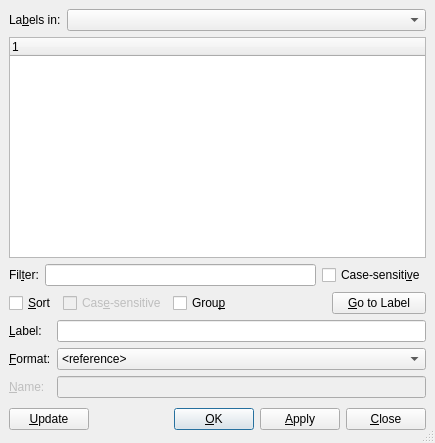
<ui version="4.0">
 <class>RefUi</class>
 <widget class="QDialog" name="RefUi">
  <property name="geometry">
   <rect>
    <x>0</x>
    <y>0</y>
    <width>435</width>
    <height>443</height>
   </rect>
  </property>
  <property name="windowTitle">
   <string/>
  </property>
  <property name="sizeGripEnabled">
   <bool>true</bool>
  </property>
  <layout class="QGridLayout">
   <property name="margin">
    <number>9</number>
   </property>
   <property name="spacing">
    <number>6</number>
   </property>
   <item row="2" column="0" colspan="3">
    <layout class="QHBoxLayout">
     <property name="spacing">
      <number>6</number>
     </property>
     <property name="margin">
      <number>0</number>
     </property>
     <item>
      <widget class="QLabel" name="findKeysLA">
       <property name="text">
        <string>Fil&amp;ter:</string>
       </property>
       <property name="alignment">
        <set>Qt::AlignLeading|Qt::AlignLeft|Qt::AlignVCenter</set>
       </property>
       <property name="buddy">
        <cstring>findLE</cstring>
       </property>
      </widget>
     </item>
     <item>
      <widget class="QLineEdit" name="findLE">
       <property name="toolTip">
        <string>Enter string to filter the label list</string>
       </property>
       <property name="text">
        <string/>
       </property>
      </widget>
     </item>
     <item>
      <widget class="QCheckBox" name="csFindCB">
       <property name="toolTip">
        <string>Filter case-sensitively</string>
       </property>
       <property name="text">
        <string>Case-sensiti&amp;ve</string>
       </property>
      </widget>
     </item>
    </layout>
   </item>
   <item row="7" column="0" colspan="3">
    <layout class="QHBoxLayout">
     <property name="spacing">
      <number>6</number>
     </property>
     <property name="margin">
      <number>0</number>
     </property>
     <item>
      <widget class="QPushButton" name="updatePB">
       <property name="sizePolicy">
        <sizepolicy hsizetype="MinimumExpanding" vsizetype="Fixed">
         <horstretch>0</horstretch>
         <verstretch>0</verstretch>
        </sizepolicy>
       </property>
       <property name="toolTip">
        <string>Update the label list</string>
       </property>
       <property name="text">
        <string>&amp;Update</string>
       </property>
      </widget>
     </item>
     <item>
      <spacer>
       <property name="orientation">
        <enum>Qt::Horizontal</enum>
       </property>
       <property name="sizeType">
        <enum>QSizePolicy::Expanding</enum>
       </property>
       <property name="sizeHint" stdset="0">
        <size>
         <width>31</width>
         <height>30</height>
        </size>
       </property>
      </spacer>
     </item>
     <item>
      <widget class="QPushButton" name="okPB">
       <property name="text">
        <string>&amp;OK</string>
       </property>
       <property name="autoDefault">
        <bool>true</bool>
       </property>
       <property name="default">
        <bool>true</bool>
       </property>
      </widget>
     </item>
     <item>
      <widget class="QPushButton" name="applyPB">
       <property name="text">
        <string>&amp;Apply</string>
       </property>
       <property name="autoDefault">
        <bool>false</bool>
       </property>
       <property name="default">
        <bool>false</bool>
       </property>
      </widget>
     </item>
     <item>
      <widget class="QPushButton" name="closePB">
       <property name="text">
        <string>&amp;Close</string>
       </property>
       <property name="autoDefault">
        <bool>false</bool>
       </property>
      </widget>
     </item>
    </layout>
   </item>
   <item row="3" column="0" colspan="3">
    <layout class="QHBoxLayout">
     <property name="spacing">
      <number>6</number>
     </property>
     <property name="margin">
      <number>0</number>
     </property>
     <item>
      <layout class="QHBoxLayout">
       <property name="spacing">
        <number>6</number>
       </property>
       <property name="margin">
        <number>0</number>
       </property>
       <item>
        <widget class="QCheckBox" name="sortCB">
         <property name="toolTip">
          <string>Sort labels in alphabetical order (case-insensitively unless the Case-sensitive option is checked)</string>
         </property>
         <property name="text">
          <string>&amp;Sort</string>
         </property>
        </widget>
       </item>
       <item>
        <widget class="QCheckBox" name="caseSensitiveCB">
         <property name="enabled">
          <bool>false</bool>
         </property>
         <property name="toolTip">
          <string>Sort labels case-sensitively in alphabetical order</string>
         </property>
         <property name="text">
          <string>Cas&amp;e-sensitive</string>
         </property>
        </widget>
       </item>
       <item>
        <widget class="QCheckBox" name="groupCB">
         <property name="toolTip">
          <string>Group labels by prefix (e.g. &quot;sec:&quot;)</string>
         </property>
         <property name="text">
          <string>Grou&amp;p</string>
         </property>
        </widget>
       </item>
      </layout>
     </item>
     <item>
      <spacer>
       <property name="orientation">
        <enum>Qt::Horizontal</enum>
       </property>
       <property name="sizeHint" stdset="0">
        <size>
         <width>20</width>
         <height>20</height>
        </size>
       </property>
      </spacer>
     </item>
     <item>
      <widget class="QPushButton" name="gotoPB">
       <property name="sizePolicy">
        <sizepolicy hsizetype="MinimumExpanding" vsizetype="Fixed">
         <horstretch>0</horstretch>
         <verstretch>0</verstretch>
        </sizepolicy>
       </property>
       <property name="text">
        <string>&amp;Go to Label</string>
       </property>
      </widget>
     </item>
    </layout>
   </item>
   <item row="0" column="0" colspan="2">
    <widget class="QLabel" name="refsL">
     <property name="text">
      <string>La&amp;bels in:</string>
     </property>
     <property name="buddy">
      <cstring>bufferCO</cstring>
     </property>
    </widget>
   </item>
   <item row="0" column="2">
    <widget class="QComboBox" name="bufferCO">
     <property name="sizePolicy">
      <sizepolicy hsizetype="Expanding" vsizetype="Fixed">
       <horstretch>0</horstretch>
       <verstretch>0</verstretch>
      </sizepolicy>
     </property>
    </widget>
   </item>
   <item row="6" column="0">
    <widget class="QLabel" name="nameL">
     <property name="enabled">
      <bool>false</bool>
     </property>
     <property name="text">
      <string>&amp;Name:</string>
     </property>
     <property name="alignment">
      <set>Qt::AlignLeading|Qt::AlignLeft|Qt::AlignVCenter</set>
     </property>
     <property name="buddy">
      <cstring>nameED</cstring>
     </property>
    </widget>
   </item>
   <item row="6" column="1" colspan="2">
    <widget class="QLineEdit" name="nameED">
     <property name="enabled">
      <bool>false</bool>
     </property>
    </widget>
   </item>
   <item row="5" column="0">
    <widget class="QLabel" name="typeLA">
     <property name="text">
      <string>&amp;Format:</string>
     </property>
     <property name="alignment">
      <set>Qt::AlignLeading|Qt::AlignLeft|Qt::AlignVCenter</set>
     </property>
     <property name="buddy">
      <cstring>typeLA</cstring>
     </property>
    </widget>
   </item>
   <item row="5" column="1" colspan="2">
    <widget class="QComboBox" name="typeCO">
     <property name="sizePolicy">
      <sizepolicy hsizetype="Minimum" vsizetype="Fixed">
       <horstretch>0</horstretch>
       <verstretch>0</verstretch>
      </sizepolicy>
     </property>
     <property name="toolTip">
      <string>Cross-reference as it appears in output</string>
     </property>
     <item>
      <property name="text">
       <string>&lt;reference&gt;</string>
      </property>
     </item>
     <item>
      <property name="text">
       <string>(&lt;reference&gt;)</string>
      </property>
     </item>
     <item>
      <property name="text">
       <string>&lt;page&gt;</string>
      </property>
     </item>
     <item>
      <property name="text">
       <string>on page &lt;page&gt;</string>
      </property>
     </item>
     <item>
      <property name="text">
       <string>&lt;reference&gt; on page &lt;page&gt;</string>
      </property>
     </item>
     <item>
      <property name="text">
       <string>Formatted reference</string>
      </property>
     </item>
     <item>
      <property name="text">
       <string>Textual reference</string>
      </property>
     </item>
     <item>
      <property name="text">
       <string>Textual reference plus &lt;page&gt;</string>
      </property>
     </item>
    </widget>
   </item>
   <item row="4" column="0">
    <widget class="QLabel" name="referenceL">
     <property name="text">
      <string>&amp;Label:</string>
     </property>
     <property name="alignment">
      <set>Qt::AlignLeading|Qt::AlignLeft|Qt::AlignVCenter</set>
     </property>
     <property name="buddy">
      <cstring>referenceED</cstring>
     </property>
    </widget>
   </item>
   <item row="4" column="1" colspan="2">
    <widget class="QLineEdit" name="referenceED"/>
   </item>
   <item row="1" column="0" colspan="3">
    <widget class="QTreeWidget" name="refsTW">
     <column>
      <property name="text">
       <string notr="true">1</string>
      </property>
     </column>
    </widget>
   </item>
  </layout>
 </widget>
 <tabstops>
  <tabstop>bufferCO</tabstop>
  <tabstop>sortCB</tabstop>
  <tabstop>updatePB</tabstop>
  <tabstop>gotoPB</tabstop>
  <tabstop>referenceED</tabstop>
  <tabstop>typeCO</tabstop>
  <tabstop>nameED</tabstop>
  <tabstop>okPB</tabstop>
  <tabstop>applyPB</tabstop>
  <tabstop>closePB</tabstop>
 </tabstops>
 <includes>
  <include location="local">qt_i18n.h</include>
 </includes>
 <resources/>
 <connections/>
</ui>
